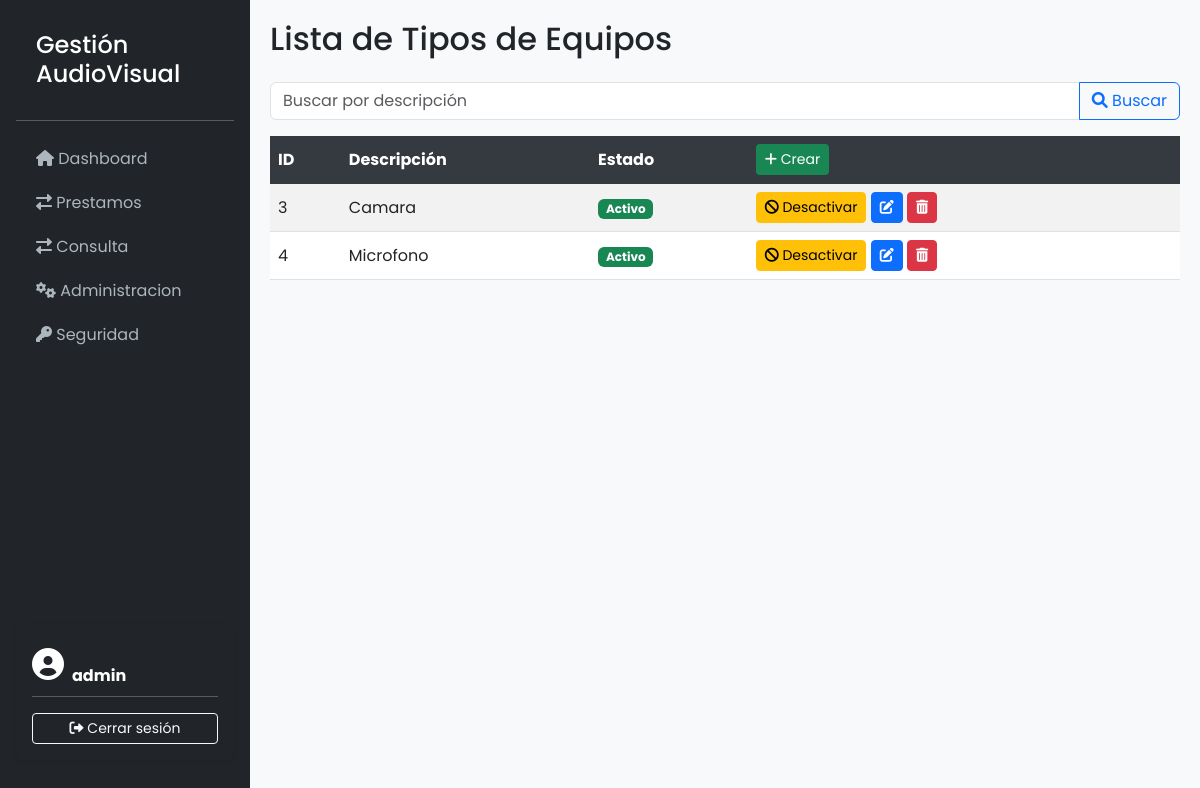
Page /tipos/ (signed in) on the earlier database version.
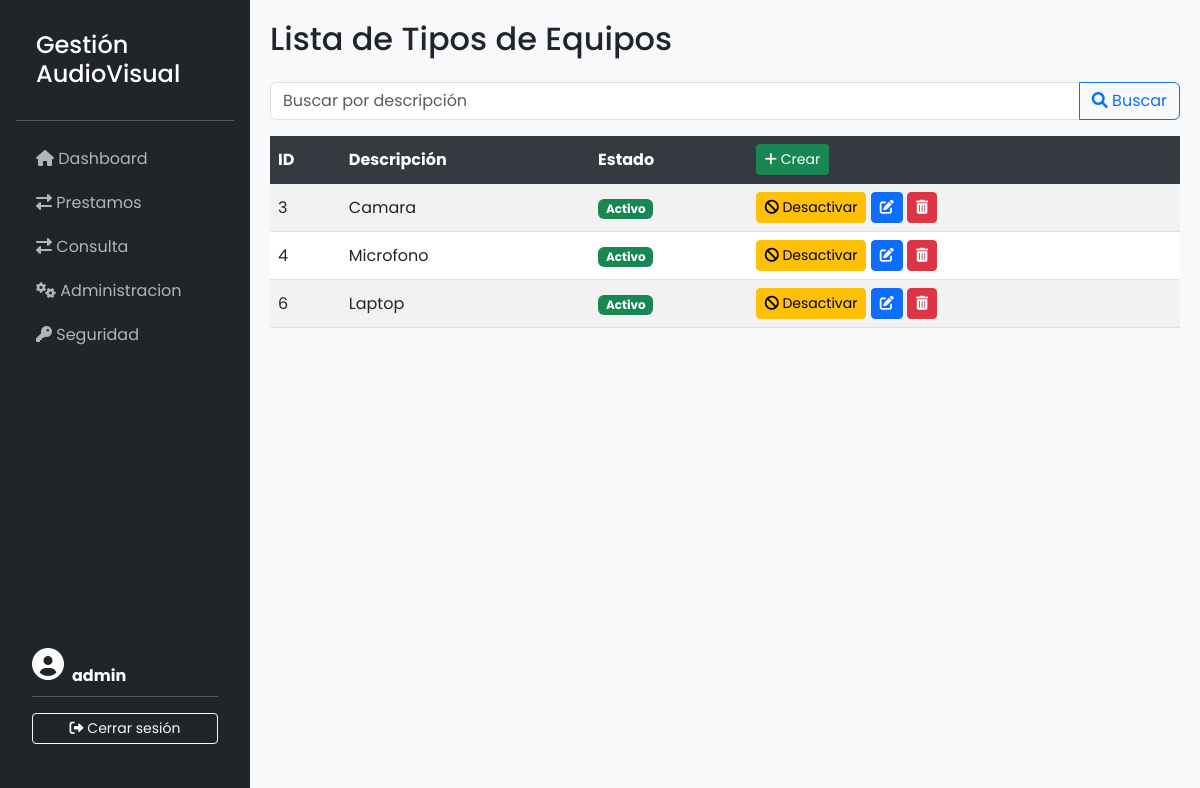
Same page on the later database version.
### GestionAudiovisualApp/models.py (models this page shows, shortened)
class TipoEquipo(models.Model):
    descripcion = models.CharField(max_length=100)
    estado      = models.BooleanField(default=True)

### GestionAudiovisualApp/views.py (the view)
# urls.py: path('tipos/', TipoEquipoListView.as_view(), name='tipoequipo-list'),
@method_decorator(user_passes_test(is_admin), name='dispatch')
class TipoEquipoListView(ListView):
    model = TipoEquipo
    template_name = 'tipos-equipos/tipoequipo_list.html'
    context_object_name = 'tipos'  # Cambiar el nombre en el contexto
    paginate_by = 10  # Si quieres paginación, puedes agregar esto
    def get_queryset(self):
        queryset = TipoEquipo.objects.all()
        query = self.request.GET.get('q')  # Obtener el término de búsqueda
        if query:
            queryset = queryset.filter(
                Q(descripcion__icontains=query)  # Buscar por descripción
            )
        return queryset

### GestionAudiovisualApp/views.py (called while the page is built)
def is_admin(user):
    return user.is_staff

### GestionAudiovisualApp/templates/tipos-equipos/tipoequipo_list.html (shortened to what this page needs)
{% extends 'base.html' %}
{% block content %}
    <h2 class="mb-4">Lista de Tipos de Equipos</h2>
        <form method="GET" class="mb-3">
            <div class="input-group">
                <input type="text" name="q" class="form-control" placeholder="Buscar por descripción" value="{{ request.GET.q }}">
                <button class="btn btn-outline-primary" type="submit">
                    <i class="fas fa-search"></i> Buscar
                </button>
            </div>
        </form>
    <table class="table table-striped table-hover">
        <thead class="table-dark">
            <tr>
                <th>ID</th>
                <th>Descripción</th>
                <th>Estado</th>
                <th>
                    <a href="{% url 'tipoequipo-create' %}" class="btn btn-sm btn-create">
                        <i class="fas fa-plus"></i> Crear
                    </a>
                </th>
            </tr>
        </thead>
        <tbody>
            {% for tipo in object_list %}
                <tr>
                    <td>{{ tipo.pk }}</td>
                    <td>{{ tipo.descripcion }}</td>
                    <td>
                        {% if tipo.estado %}
                            <span class="badge bg-success">Activo</span>
                        {% else %}
                            <span class="badge bg-danger">Inactivo</span>
                        {% endif %}
                    </td>
                    <td>
                        <form method="post" action="{% url 'tipoequipo-toggle-estado' tipo.pk %}" style="display:inline;">
                            {% if tipo.estado %}
                                <button type="submit" class="btn btn-warning btn-sm">
                                    <i class="fas fa-ban"></i> Desactivar
                                </button>
                            {% else %}
                                <button type="submit" class="btn btn-success btn-sm">
                                    <i class="fas fa-check"></i> Activar
                                </button>
                            {% endif %}
                        </form>
                        <a href="{% url 'tipoequipo-update' tipo.pk %}" class="btn btn-sm btn-primary"><i class="fas fa-edit"></i></a>
                        <a href="{% url 'tipoequipo-delete' tipo.pk %}" class="btn btn-sm btn-danger"><i class="fas fa-trash-alt"></i></a>
                    </td>
                </tr>
            {% empty %}
                <tr>
                    <td colspan="5" class="text-center">No hay tipos de equipo disponibles.</td>
                </tr>
            {% endfor %}
        </tbody>
    </table>
{% endblock %}

Differences in the rows shown:
added TipoEquipo: pk "6", descripcion "Laptop", estado "Activo"
